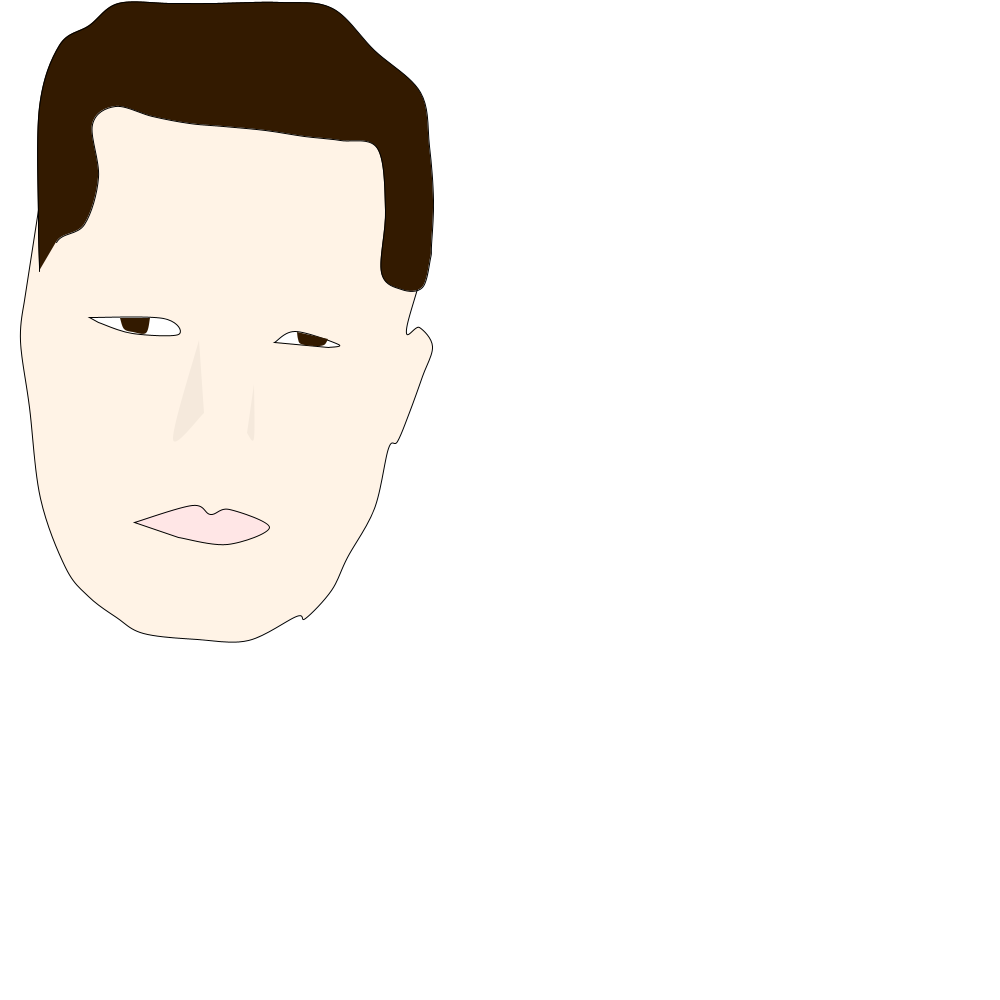
Frame 1 (no input)
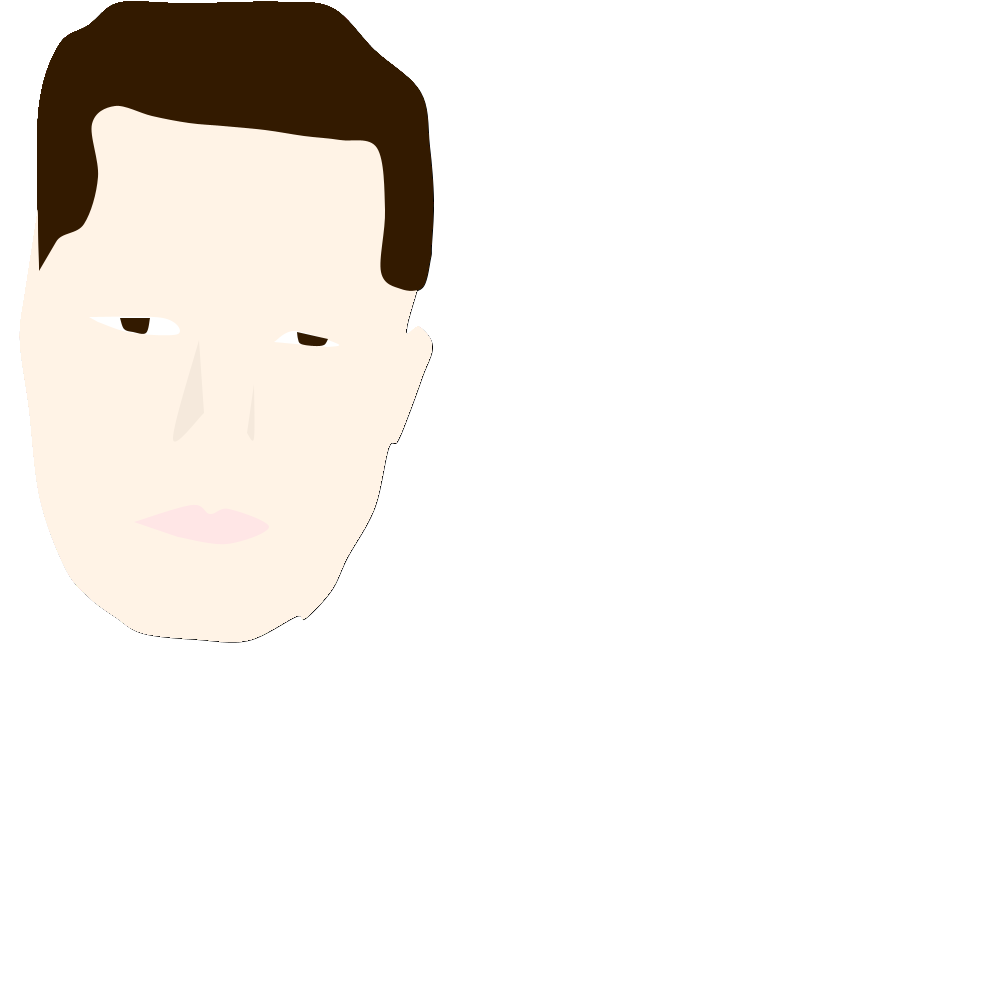
Frame 60 (the mouse pressed at the canvas centre just before this capture)
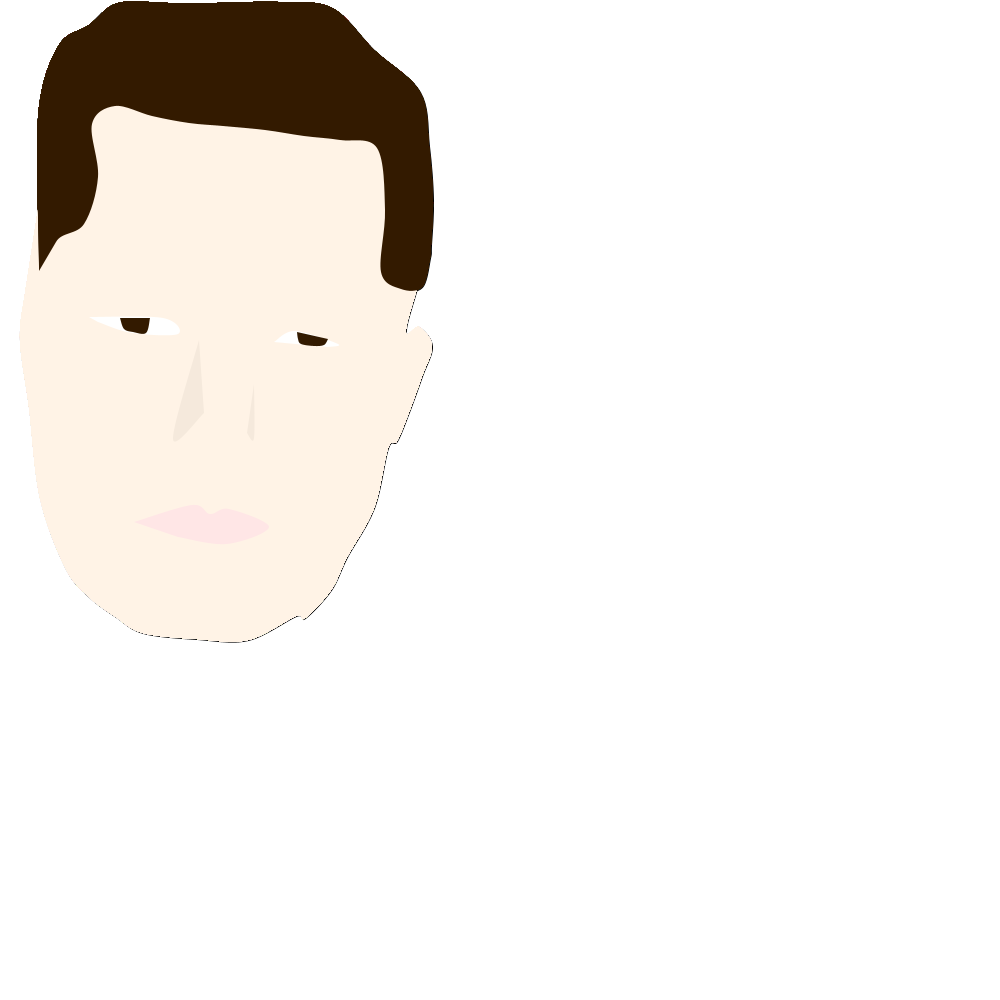
Frame 120 (the mouse held since frame 60 and released just before this capture)

The Processing sketch that drew these frames (run headless with seeded random() and noise(); from frame 60 on, the mouse is pressed at the canvas centre):

// Processing sketch: ddavieauFinalAssignment2
// ── ddavieauFinalAssignment2.pde
//changing a size or position variable updates the entire portrait

void setup() {
 size (1000,1000); 
 background(255);
  
}

void draw() { 
//int canvasWidth = width;
//int canvasHeight = height;

//float p0x = canvasWidth*.05;
//float p0y = canvasHeight*.04;
//float p1x = canvasWidth*.2;
//float p1y = canvasHeight*.10;
//float p2x = canvasWidth*.19;
//float p2y = canvasHeight*.38;
//float p3x = canvasWidth*.32;
//float p3y = canvasHeight*.46;

float p0x = width*.05;
float p0y = height*.04;
float p1x = width*.2;
float p1y = height*.10;
float p2x = width*.19;
float p2y = height*.38;
float p3x = width*.32;
float p3y = height*.46;
  
  
  
beginShape();
fill(125,123,123);
curveVertex(p0x,p0y);
curveVertex(p1x,p1y);
curveVertex(p2x,p2y);
curveVertex(p3x,p3y);
curveVertex(p3x,p3y);
endShape(CLOSE);
beginShape();
endShape();

//head
fill(255, 243, 230);
beginShape();
curveVertex(44.0,282.0);
curveVertex(59.0,74.0);
curveVertex(105.0,22.0);
curveVertex(206.0,6.0);
curveVertex(315.0,11.0);
curveVertex(401.0,84.0);
curveVertex(421.0,154.0);
curveVertex(427.0,243.0);
curveVertex(406.0,329.0);
curveVertex(419.0,327.0);
curveVertex(432.0,346.0);
curveVertex(422.0,376.0);
curveVertex(409.0,412.0);
curveVertex(397.0,441.0);
curveVertex(388.0,448.0);
curveVertex(374.0,508.0);
curveVertex(347.0,557.0);
curveVertex(331.0,590.0);
curveVertex(305.0,618.0);
curveVertex(296.0,616.0);
curveVertex(248.0,640.0);
curveVertex(197.0,639.0);
curveVertex(143.0,633.0);
curveVertex(116.0,617.0);
curveVertex(88.0,596.0);
curveVertex(65.0,567.0);
curveVertex(40.0,498.0);
curveVertex(29.0,407.0);
curveVertex(20.0,341.0);
curveVertex(24.0,300.0);
curveVertex(28.0,287.0);
endShape(CLOSE);



//left eye
fill(255,255,255);
beginShape();
curveVertex(89.0,317.0);
curveVertex(89.0,317.0);
curveVertex(163.0,318.0);
curveVertex(178.0,334.0);
curveVertex(132.0,333.0);
curveVertex(98.0,322.0);
curveVertex(98.0,322.0);
endShape(CLOSE);

//right eye
fill(255,255,255);
beginShape();
curveVertex(274.0,342.0);
curveVertex(274.0,342.0);
curveVertex(295.0,331.0);
curveVertex(338.0,344.0);
curveVertex(328.0,347.0);
curveVertex(328.0,347.0);
endShape(CLOSE);

//mouth

fill(255, 230, 230);
beginShape();
curveVertex(134.0,522.0);
curveVertex(134.0,522.0);
curveVertex(192.0,505.0);
curveVertex(210.0,514.0);
curveVertex(229.0,509.0);
curveVertex(269.0,527.0);
curveVertex(227.0,544.0);
curveVertex(178.0,537.0);
curveVertex(178.0,537.0);
endShape(CLOSE);

//hair
fill(51, 26, 0);
beginShape();
curveVertex(50.0,286.0);
curveVertex(56.0,242.0);
curveVertex(84.0,224.0);
curveVertex(98.0,177.0);
curveVertex(92.0,124.0);
curveVertex(115.0,106.0);
curveVertex(152.0,116.0);
curveVertex(189.0,123.0);
curveVertex(223.0,126.0);
curveVertex(265.0,130.0);
curveVertex(304.0,136.0);
curveVertex(340.0,140.0);
curveVertex(377.0,148.0);
curveVertex(385.0,210.0);
curveVertex(381.0,272.0);
curveVertex(401.0,289.0);
curveVertex(422.0,287.0);
curveVertex(430.0,258.0);
curveVertex(431.0,245.0);
curveVertex(433.0,200.0);
curveVertex(429.0,146.0);
curveVertex(420.0,92.0);
curveVertex(374.0,50.0);
curveVertex(332.0,8.0);
curveVertex(280.0,2.0);
curveVertex(213.0,3.0);
curveVertex(170.0,3.0);
curveVertex(118.0,3.0);
curveVertex(89.0,25.0);
curveVertex(59.0,45.0);
curveVertex(39.0,107.0);
curveVertex(38.0,221.0);
curveVertex(39.0,271.0);
curveVertex(37.0,283.0);
endShape();

//nose
noStroke();
fill(245, 233, 220);
beginShape();
curveVertex(199.0,340.0);
curveVertex(199.0,340.0);
curveVertex(173.0,439.0);
curveVertex(204.0,413.0);
curveVertex(204.0,413.0);
endShape(CLOSE);
beginShape();
curveVertex(254.0,384.0);
curveVertex(254.0,384.0);
curveVertex(254.0,438.0);
curveVertex(247.0,433.0);
curveVertex(247.0,433.0);
endShape(CLOSE);

//leftEyeball
fill(51, 26, 0);
beginShape();
curveVertex(120.0,318.0);
curveVertex(120.0,318.0);
curveVertex(124.0,329.0);
curveVertex(133.0,332.0);
curveVertex(146.0,333.0);
curveVertex(150.0,318.0);
curveVertex(150.0,318.0);
endShape(CLOSE);

//rightEyeball
beginShape();
beginShape();
curveVertex(328.0,339.0);
curveVertex(328.0,339.0);
curveVertex(324.0,345.0);
curveVertex(314.0,346.0);
curveVertex(301.0,344.0);
curveVertex(298.0,339.0);
curveVertex(297.0,332.0);
curveVertex(297.0,332.0);
endShape();
endShape(CLOSE);



}
